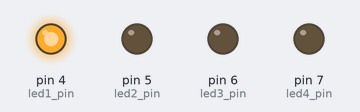
Bench run of a sketch on a simulated Arduino Uno, built with avr-gcc and run on an emulated ATmega328P. Parts: output pins drawn as LEDs (lit = HIGH).

Above: at 0.5 s.
At 1.5 s:
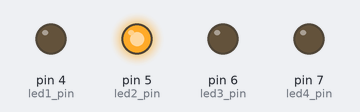
At 2.5 s:
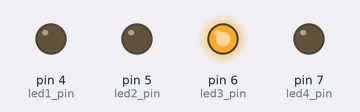
At 3.5 s:
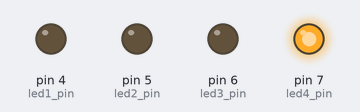
Timing chart, 0 to 5.2 s (numbered marks = the images above):
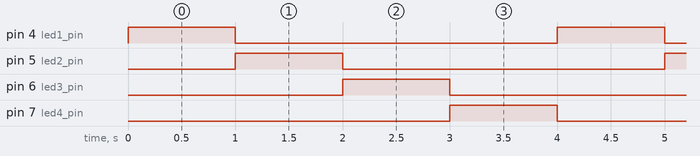

Measured:
- by itself, pin 4 (led1_pin), pin 5 (led2_pin), pin 6 (led3_pin), pin 7 (led4_pin): alternates HIGH for 1.0 s and LOW for 3.0 s
- by itself, everything shown: repeats every 4.0 s, in 4 steps

The sketch:

app.ino
```cpp
// 4개의 순차점멸(LED 풀업 연결)
const int led1_pin = 4;
const int led2_pin = 5;
const int led3_pin = 6;
const int led4_pin = 7;

void setup()
{
    pinMode(led1_pin, OUTPUT); // 4번 핀 출력 설정
    pinMode(led2_pin, OUTPUT); // 5번 핀 출력 설정
    pinMode(led3_pin, OUTPUT); // 6번 핀 출력 설정
    pinMode(led4_pin, OUTPUT); // 7번 핀 출력 설정
}
void loop()
{
    // LED1만 ON
    digitalWrite(led1_pin, HIGH); // 4번 핀 HIGH 출력(on)
    digitalWrite(led2_pin, LOW);  // 5번 핀 LOW 출력(off)
    digitalWrite(led3_pin, LOW);  // 6번 핀 LOW 출력(off)
    digitalWrite(led4_pin, LOW);  // 7번 핀 LOW 출력(off)
    delay(1000);
    // LED2만 ON
    digitalWrite(led1_pin, LOW);  // 4번 핀 LOW 출력(off)
    digitalWrite(led2_pin, HIGH); // 5번 핀 HIGH 출력(on)
    digitalWrite(led3_pin, LOW);  // 6번 핀 LOW 출력(off)
    digitalWrite(led4_pin, LOW);  // 7번 핀 LOW 출력(off)
    delay(1000);
    // LED3만 ON
    digitalWrite(led1_pin, LOW);  // 4번 핀 LOW 출력(off)
    digitalWrite(led2_pin, LOW);  // 5번 핀 LOW 출력(off)
    digitalWrite(led3_pin, HIGH); // 6번 핀 HIGH 출력(on)
    digitalWrite(led4_pin, LOW);  // 7번 핀 LOW 출력(off)
    delay(1000);
    // LED4만 ON
    digitalWrite(led1_pin, LOW);  // 4번 핀 LOW 출력(off)
    digitalWrite(led2_pin, LOW);  // 5번 핀 LOW 출력(off)
    digitalWrite(led3_pin, LOW);  // 6번 핀 LOW 출력(off)
    digitalWrite(led4_pin, HIGH); // 7번 핀 HIGH 출력(on)
    delay(1000);
}
```
